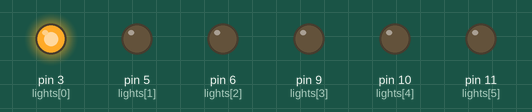
This sketch was run on a simulated Arduino Uno, built with avr-gcc and run on an emulated ATmega328P. Parts: output pins drawn as LEDs (lit = HIGH).

Above: at 0.05 s.
At 0.15 s:
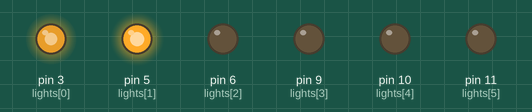
At 0.3 s:
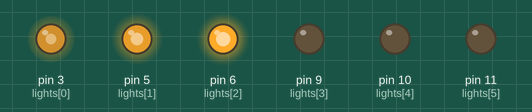
At 0.6 s:
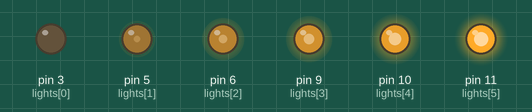
At 0.9 s:
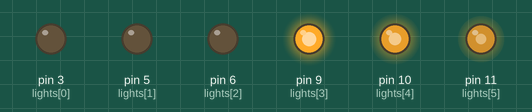
At 1.2 s:
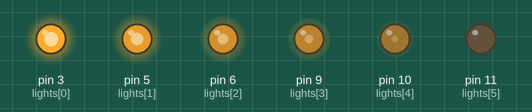
Timing chart, 0 to 3.0 s (numbered marks = the images above):
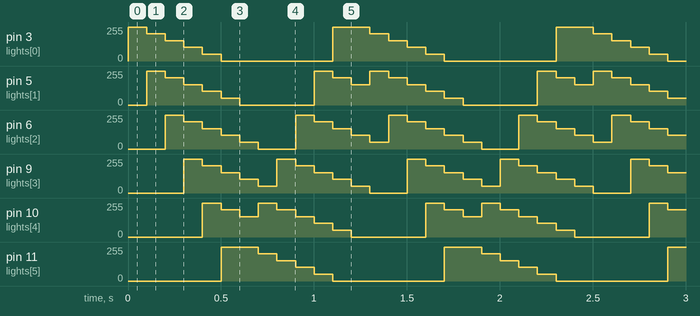

The sketch:

opdracht_16_rework.ino
```cpp
/* NOTE:

Eerst heb ik een versie gemaakt zonder fading, deze heb ik toen aangepast om ze te faden tijdens het aan/uit zetten.
Daarna heb ik op YouTube gezien dat de auto van 'Knight Rider' een andere soort fade heeft:
https://www.youtube.com/watch?v=oNyXYPhnUIs

Dit is een compleet nieuwe versie van het programma wat de echte look van Kitt nabootst.
*/

// Location of all lights
const int lights[] = {3,5,6,9,10,11};
const int ln = sizeof(lights) / sizeof(lights[0]);

const int block = (255 / 5); // Decides amount of fading (How many steps leds stay partially alive after being brightened)
const int fdelay = 100; // Decides speed

int lightvalues[] = {0,0,0,0,0,0};

void setup() {
  // Enable the lights
  for(int pin : lights){
    pinMode(pin, OUTPUT);
  }
}

void brighten(int light){
  // Bright led 'light', and lower all other lights by an amount of 'block'
  for(int i = 0; i < ln; i++){
    if (lightvalues[i] > 0){lightvalues[i] = lightvalues[i] - block;}
  }
  lightvalues[light] = 255;
}

void applyValues() {
  // Apply values of the array to the actual lights
  for(int i = 0; i < ln; i++){
    analogWrite(lights[i], lightvalues[i]);
  }
}

void loop() {
  // loop through all lights, back and forth
  for(int i = 0; i < ln; i++){
    brighten(i);
    applyValues();
    delay(fdelay);
  }
  for(int i = ln - 1; i >= 0; i--){
    brighten(i);
    applyValues();
    delay(fdelay);
  }
}
```

Measured:
- by itself, pin 3 (lights[0]), pin 11 (lights[5]): repeats every 1.2 s: 204/255 0.10 s, 153/255 0.10 s, 102/255 0.10 s, 51/255 0.10 s, 0/255 0.60 s, 255/255 0.20 s
- by itself, pin 5 (lights[1]): repeats every 1.2 s: 204/255 0.10 s, 153/255 0.10 s, 102/255 0.10 s, 51/255 0.10 s, 0/255 0.40 s, 255/255 0.10 s, 204/255 0.10 s, 153/255 0.10 s, 255/255 0.10 s
